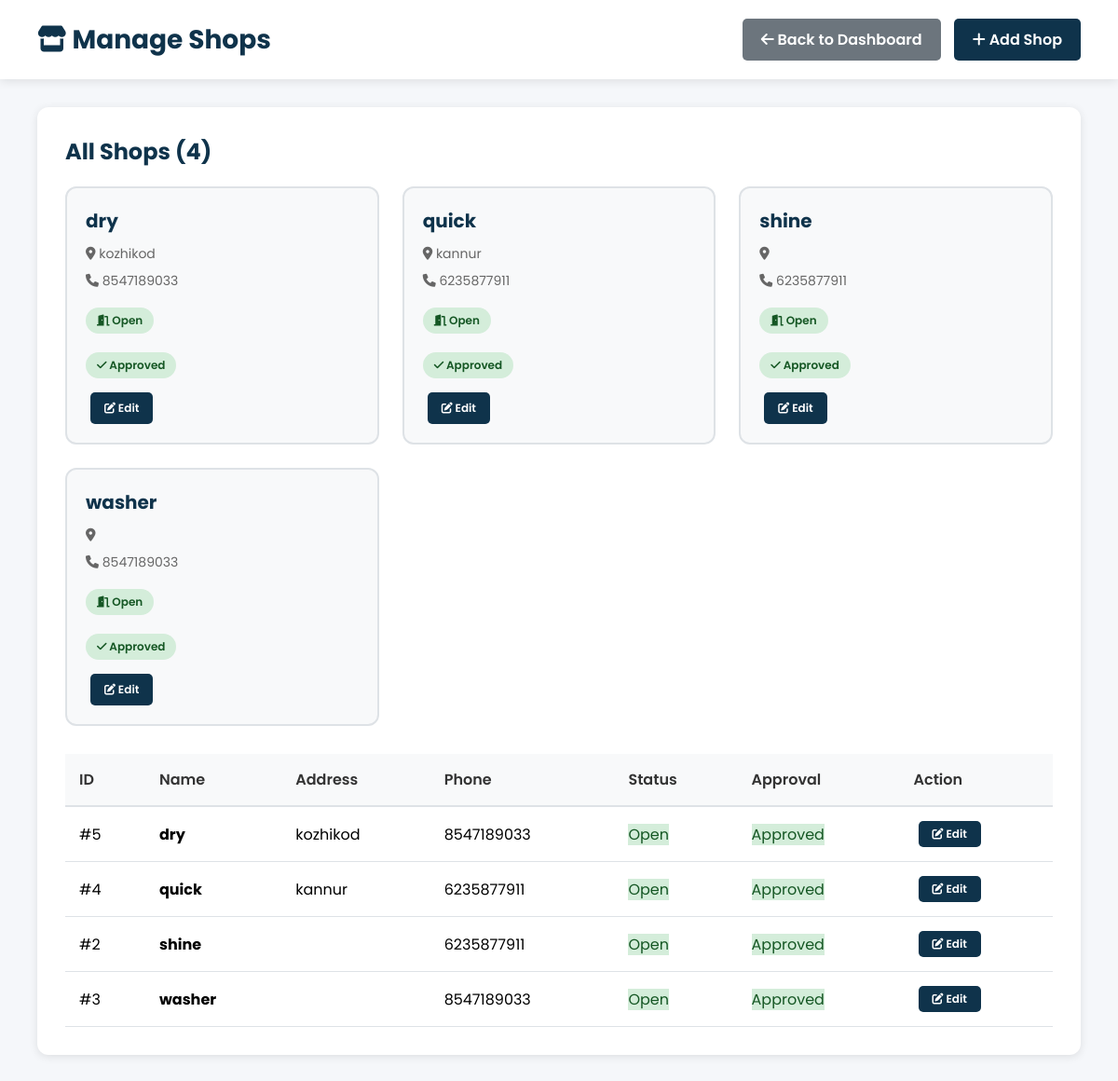
The app's page /admin-panel/shops/ (signed in), older data.
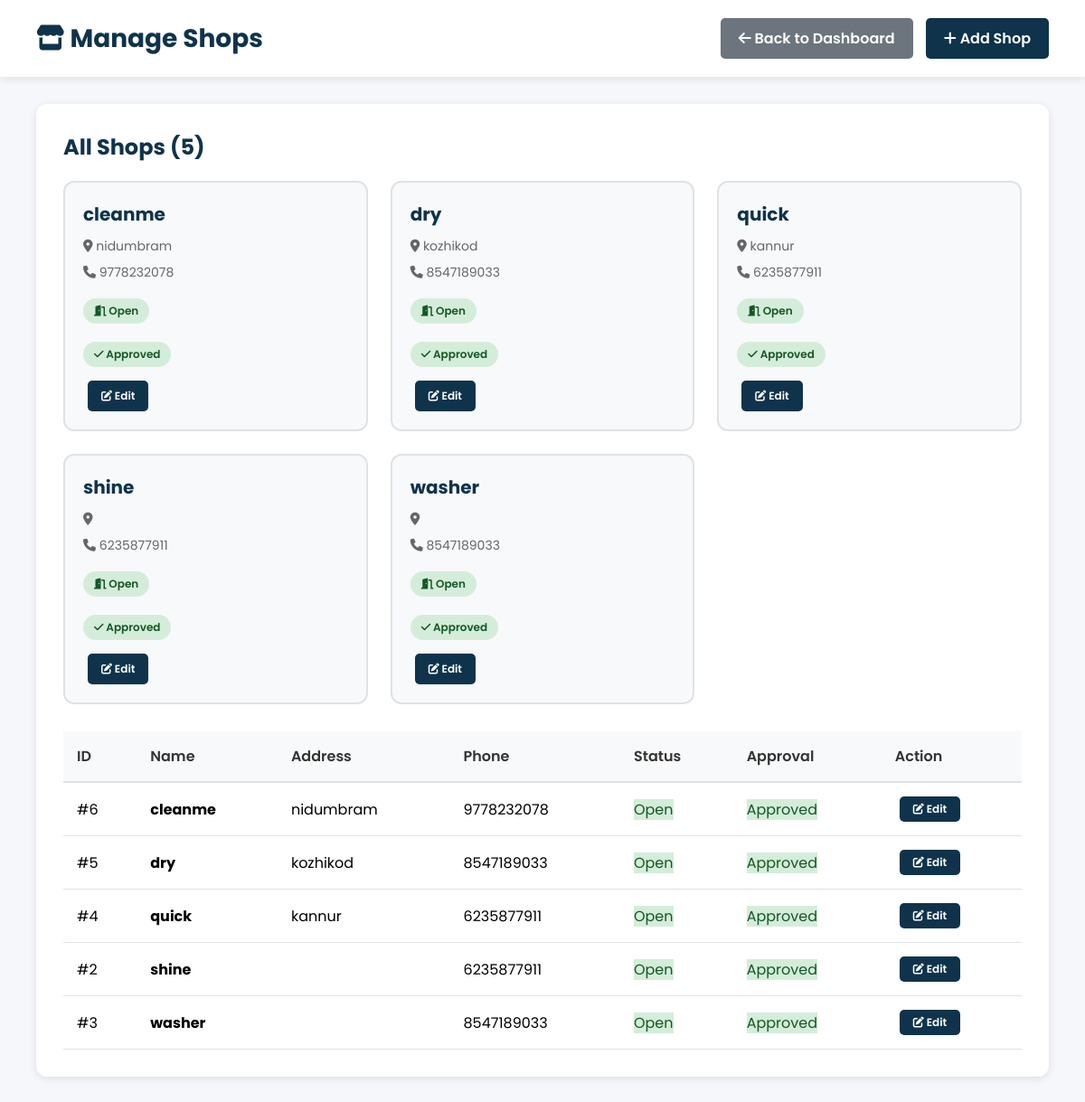
The same page, newer data.
### shop/models.py (models this page shows, shortened)
class LaundryShop(models.Model):
    name = models.CharField(max_length=100, unique=True)
    email = models.EmailField(unique=True)
    password = models.CharField(max_length=128, blank=True)
    address = models.TextField(blank=True)
    phone = models.CharField(max_length=15, blank=True)
    city = models.CharField(max_length=100, blank=True)
    latitude = models.FloatField(blank=True, null=True)
    longitude = models.FloatField(blank=True, null=True)
    is_approved = models.BooleanField(default=False)
    is_open = models.BooleanField(default=True)
    created_at = models.DateTimeField(default=timezone.now)
    razorpay_account_id = models.CharField(
        max_length=100,
        blank=True,
        null=True,
        help_text="Razorpay Account ID for marketplace payments"
    )
    razorpay_key_id = models.CharField(
        max_length=100,
        blank=True,
        null=True,
        help_text="Razorpay Key ID for shop payments"
    )
    razorpay_key_secret = models.CharField(
        max_length=100,
        blank=True,
        null=True,
        help_text="Razorpay Key Secret for shop payments"
    )
    bank_account_holder_name = models.CharField(
        max_length=100,
        blank=True,
        null=True,
        help_text="Account holder name as per bank records"
    )
    bank_account_number = models.CharField(
        max_length=50,
        blank=True,
        null=True,
        help_text="Bank account number"
    )
    bank_ifsc_code = models.CharField(
        max_length=11,
        blank=True,
        null=True,
        help_text="IFSC code (e.g., HDFC0001234)"
    )
    bank_name = models.CharField(
        max_length=100,
        blank=True,
        null=True,
        help_text="Bank name (e.g., HDFC Bank, SBI)"
    )
    bank_branch = models.CharField(
        max_length=100,
        blank=True,
        null=True,
        help_text="Bank branch name"
    )
    bank_account_type = models.CharField(
        max_length=20,
        choices=[
            ('Savings', 'Savings'),
            ('Current', 'Current'),
        ],
        blank=True,
        null=True,
        help_text="Type of bank account"
    )

### shop/views.py (the view)
# urls.py: path("admin-panel/shops/", views.admin_shops, name="admin_shops"),
@login_required
@user_passes_test(is_staff_user, login_url='login')
def admin_shops(request):
    shops = LaundryShop.objects.all().order_by('name')
    context = {
        'shops': shops,
    }
    return render(request, 'admin_shops.html', context)

### shop/views.py (called while the page is built)
def is_staff_user(user):
    return user.is_authenticated and (user.is_staff or user.is_superuser)

### shop/templates/admin_shops.html (shortened to what the changed rows need)
{% load static %}
<!DOCTYPE html>
<html lang="en">
<head>
    <link rel="stylesheet" href="https://cdnjs.cloudflare.com/ajax/libs/font-awesome/6.0.0-beta3/css/all.min.css">
</head>
<body>
    <div class="admin-header">
        <h1><i class="fas fa-store"></i> {% if title %}{{ title }}{% else %}Manage Shops{% endif %}</h1>
    </div>
    <div class="admin-container">
        <div class="dashboard-section">
            <h2 style="margin-bottom: 20px; color: var(--primary-color);">
                {% if title %}{{ title }}{% else %}All Shops{% endif %} ({{ shops.count }})
            </h2>
            {% if shops %}
            <div class="shops-grid">
                {% for shop in shops %}
                <div class="shop-card">
                    <h3>{{ shop.name }}</h3>
                    <p><i class="fas fa-map-marker-alt"></i> {{ shop.address }}</p>
                    <p><i class="fas fa-phone"></i> {{ shop.phone }}</p>
                    <span class="status {% if shop.is_open %}status-open{% else %}status-closed{% endif %}">
                        {% if shop.is_open %}
                        <i class="fas fa-door-open"></i> Open
                        {% else %}
                        <i class="fas fa-door-closed"></i> Closed
                        {% endif %}
                    </span>
                    <div class="approval-status">
                        <span class="status {% if shop.is_approved %}status-approved{% else %}status-pending-approval{% endif %}">
                            {% if shop.is_approved %}
                            <i class="fas fa-check"></i> Approved
                            {% else %}
                            <i class="fas fa-clock"></i> Pending Approval
                            {% endif %}
                        </span>
                    </div>
                    <div style="margin-top: 15px;">
                        <a href="{% url 'admin_edit_shop' shop.id %}" class="btn btn-primary" style="font-size: 12px; padding: 8px 15px; margin-left: 5px;">
                            <i class="fas fa-edit"></i> Edit
                        </a>
                    </div>
                </div>
                {% endfor %}
            </div>
            <table class="data-table" style="margin-top: 30px;">
                <thead>
                    <tr>
                        <th>ID</th>
                        <th>Name</th>
                        <th>Address</th>
                        <th>Phone</th>
                        <th>Status</th>
                        <th>Approval</th>
                        <th>Action</th>
                    </tr>
                </thead>
                <tbody>
                    {% for shop in shops %}
                    <tr>
                        <td>#{{ shop.id }}</td>
                        <td><strong>{{ shop.name }}</strong></td>
                        <td>{{ shop.address }}</td>
                        <td>{{ shop.phone }}</td>
                        <td>
                            <span class="status {% if shop.is_open %}status-open{% else %}status-closed{% endif %}">
                                {% if shop.is_open %}Open{% else %}Closed{% endif %}
                            </span>
                        </td>
                        <td>
                            <span class="status {% if shop.is_approved %}status-approved{% else %}status-pending-approval{% endif %}">
                                {% if shop.is_approved %}Approved{% else %}Pending{% endif %}
                            </span>
                        </td>
                        <td>
                            <a href="{% url 'admin_edit_shop' shop.id %}" class="btn btn-primary" style="font-size: 12px; padding: 5px 15px; margin-left: 5px;">
                                <i class="fas fa-edit"></i> Edit
                            </a>
                        </td>
                    </tr>
                    {% endfor %}
                </tbody>
            </table>
            {% endif %}
        </div>
    </div>
</body>
</html>

Row changes from the older to the newer data that the page shows:
added LaundryShop: name "cleanme", address "nidumbram", phone "9778232078", is_open True (drawn), is_approved True (drawn), id "6"
Text that changed along with them:
{{ shops.count }}: "4" → "5"
